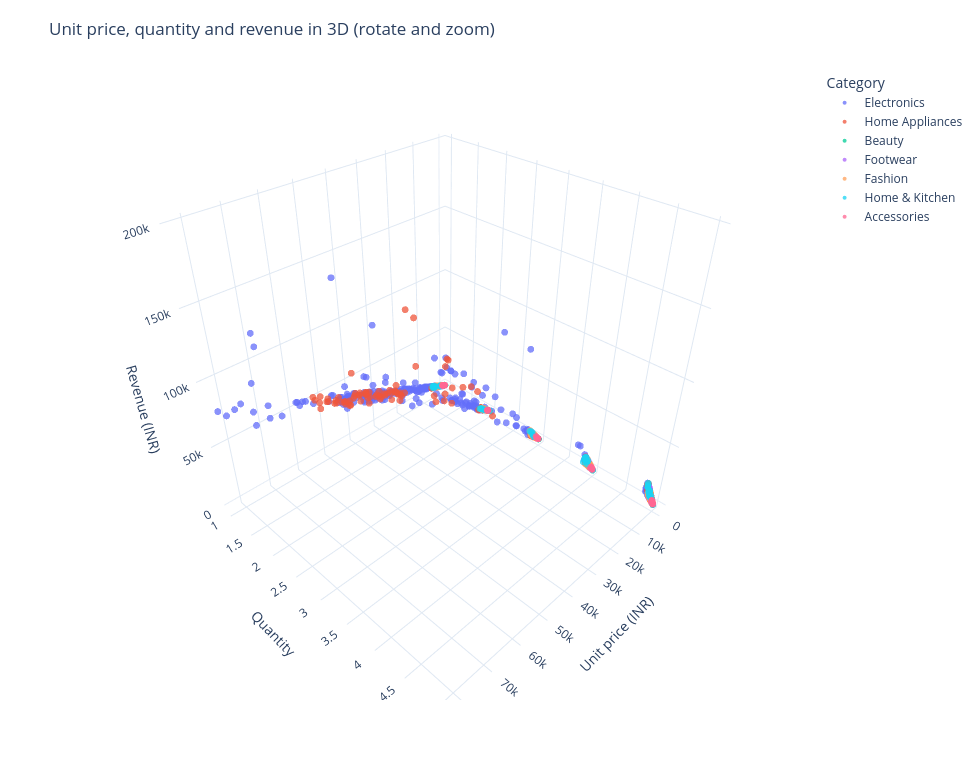

Write notebook code for a chart like this one.
### Markdown cell above
### 1.4 3D scatter of Quantity, Unit Price and Revenue

### Code cell
fig4 = px.scatter_3d(df, x="Unit_Price", y="Quantity", z="Revenue", color="Product_Category",
                     hover_name="Product_Name", opacity=0.75,
                     labels={"Unit_Price": "Unit price (INR)", "Quantity": "Quantity",
                             "Revenue": "Revenue (INR)", "Product_Category": "Category"},
                     title="Unit price, quantity and revenue in 3D (rotate and zoom)")
fig4.update_traces(marker=dict(size=4))
fig4.update_layout(height=780, width=980, margin=dict(t=70))
fig4.show()

### Figure 1 — Plotly figure (JSON) as saved in the notebook; plotly's stock layout.template omitted (floating-point values rounded to 4 significant figures; data arrays with more than 128 entries replaced by an {"elided": "..."} marker saying what was removed)
{"data": [{"hovertemplate": "<b>%{hovertext}</b><br><br>Category=Electronics<br>Unit price (INR)=%{x}<br>Quantity=%{y}<br>Revenue (INR)=%{z}<extra></extra>", "hovertext": {"elided": "359 str values"}, "legendgroup": "Electronics", "marker": {"color": "#636efa", "opacity": 0.75, "size": 4, "symbol": "circle"}, "mode": "markers", "name": "Electronics", "scene": "scene", "showlegend": true, "type": "scatter3d", "x": {"elided": "359 float values"}, "y": {"elided": "359 int values"}, "z": {"elided": "359 float values"}}, {"hovertemplate": "<b>%{hovertext}</b><br><br>Category=Home Appliances<br>Unit price (INR)=%{x}<br>Quantity=%{y}<br>Revenue (INR)=%{z}<extra></extra>", "hovertext": {"elided": "190 str values"}, "legendgroup": "Home Appliances", "marker": {"color": "#EF553B", "opacity": 0.75, "size": 4, "symbol": "circle"}, "mode": "markers", "name": "Home Appliances", "scene": "scene", "showlegend": true, "type": "scatter3d", "x": {"elided": "190 float values"}, "y": {"elided": "190 int values"}, "z": {"elided": "190 float values"}}, {"hovertemplate": "<b>%{hovertext}</b><br><br>Category=Beauty<br>Unit price (INR)=%{x}<br>Quantity=%{y}<br>Revenue (INR)=%{z}<extra></extra>", "hovertext": {"elided": "193 str values"}, "legendgroup": "Beauty", "marker": {"color": "#00cc96", "opacity": 0.75, "size": 4, "symbol": "circle"}, "mode": "markers", "name": "Beauty", "scene": "scene", "showlegend": true, "type": "scatter3d", "x": {"elided": "193 float values"}, "y": {"elided": "193 int values"}, "z": {"elided": "193 float values"}}, {"hovertemplate": "<b>%{hovertext}</b><br><br>Category=Footwear<br>Unit price (INR)=%{x}<br>Quantity=%{y}<br>Revenue (INR)=%{z}<extra></extra>", "hovertext": {"elided": "155 str values"}, "legendgroup": "Footwear", "marker": {"color": "#ab63fa", "opacity": 0.75, "size": 4, "symbol": "circle"}, "mode": "markers", "name": "Footwear", "scene": "scene", "showlegend": true, "type": "scatter3d", "x": {"elided": "155 float values"}, "y": {"elided": "155 int values"}, "z": {"elided": "155 float values"}}, {"hovertemplate": "<b>%{hovertext}</b><br><br>Category=Fashion<br>Unit price (INR)=%{x}<br>Quantity=%{y}<br>Revenue (INR)=%{z}<extra></extra>", "hovertext": {"elided": "396 str values"}, "legendgroup": "Fashion", "marker": {"color": "#FFA15A", "opacity": 0.75, "size": 4, "symbol": "circle"}, "mode": "markers", "name": "Fashion", "scene": "scene", "showlegend": true, "type": "scatter3d", "x": {"elided": "396 float values"}, "y": {"elided": "396 int values"}, "z": {"elided": "396 float values"}}, {"hovertemplate": "<b>%{hovertext}</b><br><br>Category=Home & Kitchen<br>Unit price (INR)=%{x}<br>Quantity=%{y}<br>Revenue (INR)=%{z}<extra></extra>", "hovertext": ["Cookware Set", "Cookware Set", "Water Bottle", "Water Bottle", "Cookware Set", "Water Bottle", "Water Bottle", "Water Bottle", "Cookware Set", "Cookware Set", "Water Bottle", "Water Bottle", "Water Bottle", "Cookware Set", "Water Bottle", "Water Bottle", "Cookware Set", "Water Bottle", "Water Bottle", "Water Bottle", "Water Bottle", "Water Bottle", "Water Bottle", "Water Bottle", "Water Bottle", "Water Bottle", "Water Bottle", "Water Bottle", "Cookware Set", "Water Bottle", "Cookware Set", "Water Bottle", "Water Bottle", "Cookware Set", "Water Bottle", "Water Bottle", "Water Bottle", "Water Bottle", "Water Bottle", "Water Bottle", "Water Bottle", "Water Bottle", "Cookware Set", "Water Bottle", "Water Bottle", "Water Bottle", "Water Bottle", "Water Bottle", "Water Bottle", "Water Bottle", "Water Bottle", "Water Bottle", "Water Bottle", "Cookware Set", "Cookware Set", "Cookware Set", "Water Bottle", "Water Bottle", "Cookware Set", "Cookware Set", "Water Bottle", "Cookware Set", "Cookware Set", "Cookware Set", "Cookware Set", "Cookware Set", "Cookware Set", "Cookware Set", "Water Bottle", "Water Bottle", "Cookware Set", "Water Bottle", "Cookware Set", "Cookware Set", "Cookware Set", "Cookware Set", "Cookware Set", "Water Bottle", "Cookware Set", "Water Bottle", "Water Bottle", "Cookware Set", "Water Bottle", "Water Bottle", "Cookware Set", "Water Bottle", "Water Bottle", "Water Bottle", "Water Bottle", "Cookware Set", "Water Bottle", "Cookware Set", "Cookware Set", "Cookware Set", "Water Bottle", "Cookware Set", "Cookware Set", "Cookware Set", "Cookware Set", "Cookware Set", "Cookware Set", "Cookware Set", "Cookware Set", "Water Bottle", "Cookware Set", "Water Bottle", "Water Bottle", "Cookware Set", "Cookware Set", "Cookware Set", "Cookware Set", "Water Bottle", "Water Bottle", "Cookware Set", "Cookware Set", "Water Bottle", "Water Bottle", "Water Bottle", "Water Bottle", "Cookware Set", "Water Bottle"], "legendgroup": "Home & Kitchen", "marker": {"color": "#19d3f3", "opacity": 0.75, "size": 4, "symbol": "circle"}, "mode": "markers", "name": "Home & Kitchen", "scene": "scene", "showlegend": true, "type": "scatter3d", "x": [5344.0, 4874.0, 896.5, 350.2, 2460.0, 523.3, 198.0, 817.9, 5653.0, 2783.0, 374.3, 1130.0, 935.3, 3830.0, 1061.0, 666.6, 5254.0, 314.2, 885.6, 970.9, 215.4, 1025.0, 525.6, 501.3, 1124.0, 317.9, 738.4, 189.1, 1480.0, 1155.0, 2807.0, 933.5, 837.5, 3040.0, 620.6, 625.7, 898.4, 696.0, 1180.0, 577.5, 614.3, 564.5, 2371.0, 1150.0, 345.0, 1141.0, 421.7, 237.5, 1074.0, 352.2, 357.2, 317.1, 936.9, 4032.0, 3692.0, 5138.0, 400.7, 708.2, 1464.0, 5591.0, 877.8, 5463.0, 3540.0, 4181.0, 2596.0, 5641.0, 2589.0, 4193.0, 748.2, 300.5, 2010.0, 350.0, 3613.0, 5922.0, 2565.0, 5089.0, 5864.0, 666.9, 1714.0, 439.0, 230.5, 4653.0, 1137.0, 897.1, 3636.0, 504.2, 984.6, 528.7, 1147.0, 3609.0, 627.3, 3634.0, 5877.0, 4155.0, 1119.0, 4902.0, 2631.0, 1014.0, 4443.0, 5232.0, 1497.0, 4225.0, 4006.0, 343.1, 4531.0, 240.2, 230.5, 3869.0, 3142.0, 3152.0, 1903.0, 958.6, 951.7, 5722.0, 5971.0, 705.2, 860.3, 865.7, 908.3, 4724.0, 240.4], "y": [1, 3, 5, 1, 1, 1, 4, 1, 5, 5, 5, 4, 4, 2, 1, 2, 4, 5, 5, 5, 1, 1, 1, 3, 5, 5, 4, 5, 2, 3, 2, 1, 2, 3, 2, 3, 3, 5, 5, 1, 1, 5, 5, 5, 5, 2, 3, 4, 1, 3, 3, 3, 1, 5, 4, 1, 3, 3, 5, 5, 5, 5, 4, 5, 3, 5, 2, 2, 1, 5, 1, 5, 3, 1, 3, 4, 1, 3, 5, 1, 1, 4, 1, 2, 5, 2, 5, 5, 3, 5, 1, 5, 4, 3, 5, 2, 1, 5, 5, 4, 5, 5, 5, 4, 4, 3, 4, 4, 3, 5, 5, 1, 4, 5, 1, 2, 5, 4, 5, 1, 2], "z": [5077.0, 13890.0, 3362.0, 315.1, 2214.0, 497.2, 673.3, 572.5, 25440.0, 13220.0, 1497.0, 4066.0, 3180.0, 6510.0, 1061.0, 1133.0, 18920.0, 1493.0, 3764.0, 4369.0, 172.3, 870.9, 420.5, 1353.0, 5340.0, 1431.0, 2954.0, 756.4, 2812.0, 3293.0, 4491.0, 886.9, 1508.0, 7752.0, 993.0, 1595.0, 2426.0, 2958.0, 4426.0, 577.5, 614.3, 2540.0, 10080.0, 5176.0, 1552.0, 1825.0, 1265.0, 807.6, 1074.0, 898.2, 857.4, 903.7, 843.2, 19150.0, 13290.0, 4110.0, 1202.0, 1806.0, 5857.0, 25160.0, 3292.0, 24580.0, 14160.0, 19860.0, 6619.0, 28210.0, 4401.0, 7548.0, 523.8, 1202.0, 1709.0, 1575.0, 10840.0, 5625.0, 5771.0, 19340.0, 4398.0, 1801.0, 7286.0, 417.1, 219.0, 18610.0, 1023.0, 1705.0, 16360.0, 1008.0, 4431.0, 1983.0, 2925.0, 14430.0, 533.2, 14540.0, 16460.0, 12460.0, 4478.0, 8334.0, 2236.0, 3801.0, 18880.0, 17790.0, 7485.0, 19010.0, 19030.0, 1166.0, 15410.0, 576.5, 876.0, 11610.0, 8013.0, 12610.0, 8563.0, 766.9, 3426.0, 27180.0, 5971.0, 1340.0, 3441.0, 3463.0, 4087.0, 4251.0, 480.8]}, {"hovertemplate": "<b>%{hovertext}</b><br><br>Category=Accessories<br>Unit price (INR)=%{x}<br>Quantity=%{y}<br>Revenue (INR)=%{z}<extra></extra>", "hovertext": ["Umbrella", "Umbrella", "Umbrella", "Umbrella", "Umbrella", "Umbrella", "Umbrella", "Umbrella", "Umbrella", "Umbrella", "Umbrella", "Umbrella", "Umbrella", "Umbrella", "Umbrella", "Umbrella", "Umbrella", "Umbrella", "Umbrella", "Umbrella", "Umbrella", "Umbrella", "Umbrella", "Umbrella", "Umbrella", "Umbrella", "Umbrella", "Umbrella", "Umbrella", "Umbrella", "Umbrella", "Umbrella", "Umbrella", "Umbrella", "Umbrella", "Umbrella", "Umbrella", "Umbrella", "Umbrella", "Umbrella", "Umbrella", "Umbrella", "Umbrella", "Umbrella", "Umbrella", "Umbrella", "Umbrella", "Umbrella", "Umbrella", "Umbrella", "Umbrella", "Umbrella", "Umbrella", "Umbrella", "Umbrella", "Umbrella", "Umbrella", "Umbrella", "Umbrella", "Umbrella", "Umbrella", "Umbrella", "Umbrella", "Umbrella", "Umbrella", "Umbrella"], "legendgroup": "Accessories", "marker": {"color": "#FF6692", "opacity": 0.75, "size": 4, "symbol": "circle"}, "mode": "markers", "name": "Accessories", "scene": "scene", "showlegend": true, "type": "scatter3d", "x": [543.5, 852.9, 1351.0, 1374.0, 1273.0, 726.7, 981.3, 1075.0, 920.1, 274.0, 753.9, 749.8, 713.0, 923.6, 1114.0, 1214.0, 440.5, 1487.0, 1245.0, 1152.0, 310.1, 1048.0, 1173.0, 1311.0, 1169.0, 797.2, 404.1, 1139.0, 997.8, 1177.0, 674.4, 1023.0, 668.6, 905.5, 1014.0, 550.0, 301.7, 674.7, 1189.0, 339.3, 350.8, 1389.0, 715.3, 834.9, 931.9, 1344.0, 509.8, 1317.0, 441.3, 933.3, 842.5, 1464.0, 757.1, 910.2, 1494.0, 893.1, 1238.0, 251.9, 1365.0, 924.6, 968.6, 1008.0, 791.4, 347.8, 1118.0, 347.0], "y": [4, 5, 1, 1, 4, 5, 2, 4, 4, 5, 3, 4, 4, 4, 2, 4, 5, 4, 5, 1, 1, 4, 5, 2, 1, 4, 5, 2, 5, 1, 5, 3, 5, 3, 1, 4, 1, 3, 1, 3, 4, 5, 1, 4, 4, 5, 1, 5, 1, 1, 2, 5, 3, 2, 3, 3, 5, 3, 5, 2, 3, 4, 4, 1, 5, 5], "z": [2065.0, 4265.0, 1216.0, 1236.0, 4073.0, 3089.0, 1766.0, 3870.0, 2944.0, 1302.0, 1696.0, 2849.0, 2709.0, 3694.0, 1893.0, 4856.0, 1982.0, 4460.0, 5916.0, 1152.0, 263.6, 3773.0, 5279.0, 2098.0, 1169.0, 2551.0, 1617.0, 2050.0, 4490.0, 824.0, 2866.0, 2761.0, 3009.0, 2445.0, 963.7, 2090.0, 256.5, 1518.0, 1070.0, 865.2, 1333.0, 6252.0, 643.7, 3006.0, 2982.0, 5714.0, 433.4, 6257.0, 331.0, 840.0, 1180.0, 5122.0, 1817.0, 1820.0, 4483.0, 2009.0, 5260.0, 642.3, 5459.0, 1757.0, 2761.0, 4034.0, 2374.0, 260.8, 4470.0, 1735.0]}], "layout": {"height": 780, "legend": {"title": {"text": "Category"}, "tracegroupgap": 0}, "margin": {"t": 70}, "scene": {"domain": {"x": [0, 1], "y": [0, 1]}, "xaxis": {"title": {"text": "Unit price (INR)"}}, "yaxis": {"title": {"text": "Quantity"}}, "zaxis": {"title": {"text": "Revenue (INR)"}}}, "title": {"text": "Unit price, quantity and revenue in 3D (rotate and zoom)"}, "width": 980}}
